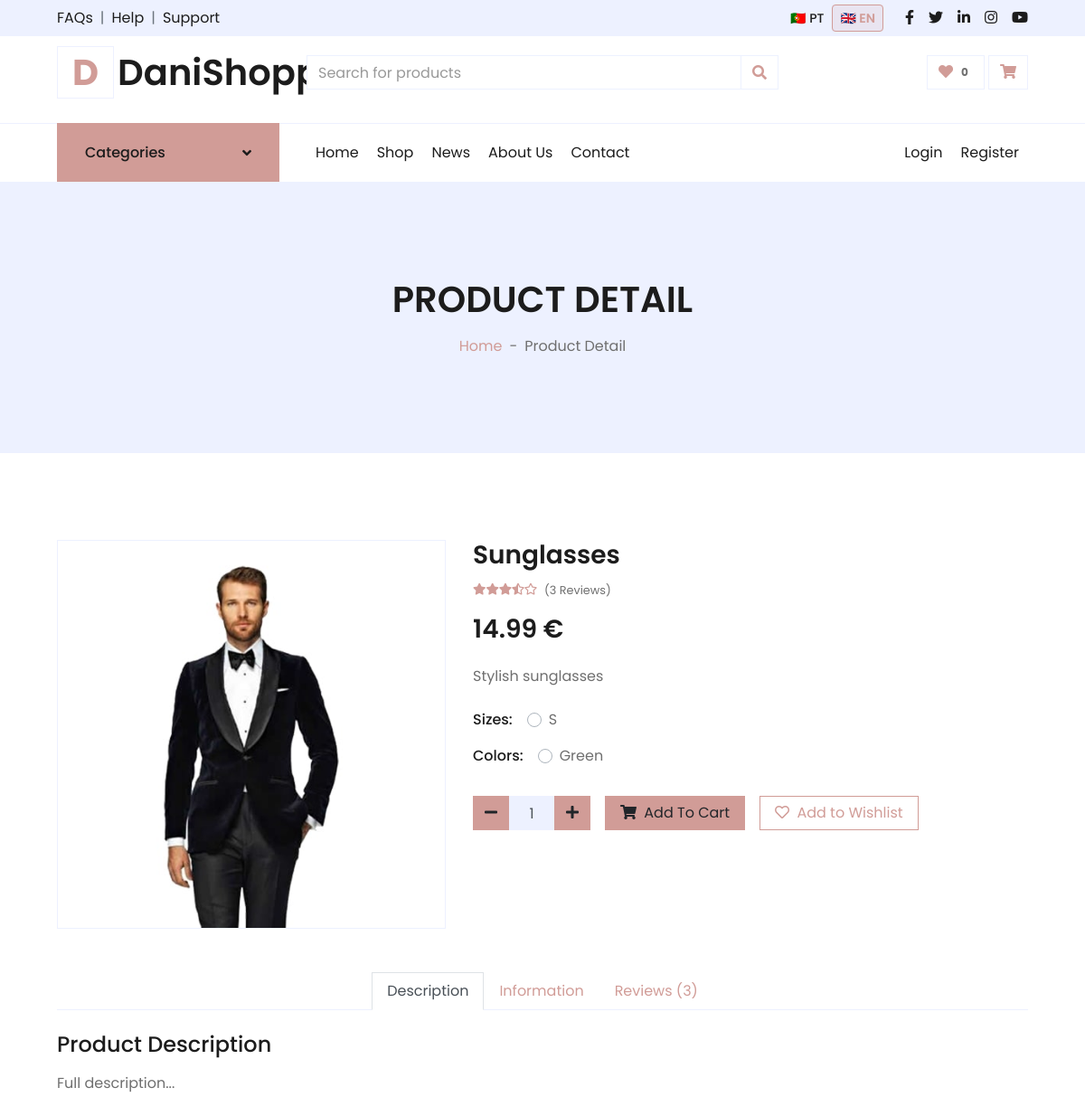
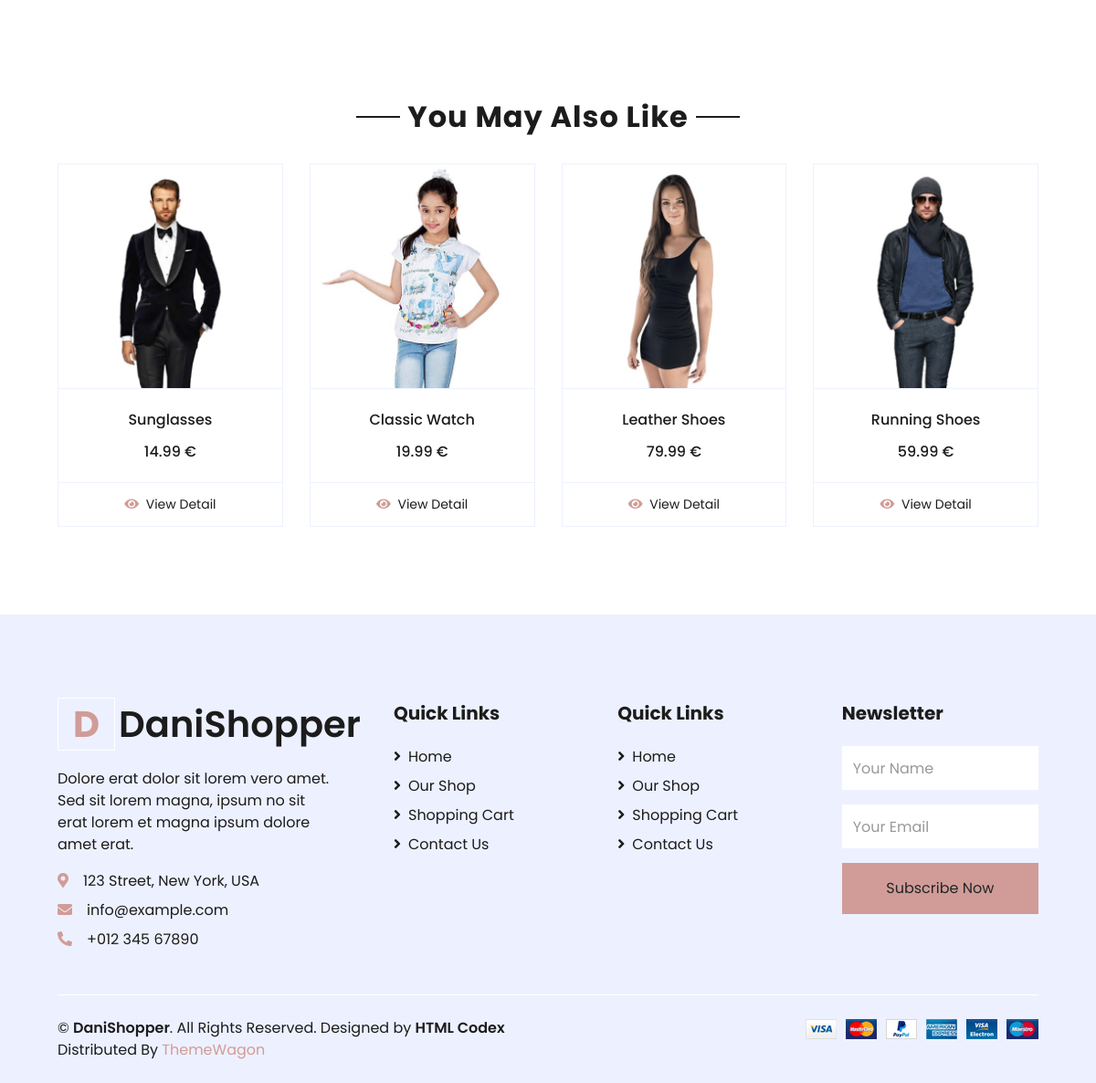
Page /detail.php?slug=sunglasses on the committed database (2 pictures, top to bottom).
### tables this page shows
CREATE TABLE
  `product_translations` (
    `id` int (11) NOT NULL AUTO_INCREMENT,
    `product_id` int (11) DEFAULT NULL,
    `lang_code` varchar(5) DEFAULT NULL,
    `title` varchar(255) NOT NULL,
    `slug` varchar(255) DEFAULT NULL,
    `short_description` text DEFAULT NULL,
    `description` text DEFAULT NULL,
    `additional_info` text DEFAULT NULL,
    PRIMARY KEY (`id`),
    UNIQUE KEY `product_id` (`product_id`, `lang_code`),
    UNIQUE KEY `slug` (`slug`),
    KEY `lang_code` (`lang_code`),
    CONSTRAINT `product_translations_ibfk_1` FOREIGN KEY (`product_id`) REFERENCES `products` (`id`),
    CONSTRAINT `product_translations_ibfk_2` FOREIGN KEY (`lang_code`) REFERENCES `lang` (`code`)
  );

CREATE TABLE
  `products` (
    `id` int (11) NOT NULL AUTO_INCREMENT,
    `codProd` varchar(50) DEFAULT NULL,
    `category_id` int (11) DEFAULT NULL,
    `price` decimal(10, 2) NOT NULL,
    `image` varchar(255) DEFAULT NULL,
    `is_active` tinyint (1) DEFAULT 1,
    `created_at` timestamp NOT NULL DEFAULT current_timestamp(),
    `updated_at` timestamp NOT NULL DEFAULT current_timestamp() ON UPDATE current_timestamp(),
    PRIMARY KEY (`id`),
    UNIQUE KEY `codProd` (`codProd`),
    KEY `category_id` (`category_id`),
    CONSTRAINT `products_ibfk_1` FOREIGN KEY (`category_id`) REFERENCES `categories` (`id`)
  );

CREATE TABLE
  `sizes` (
    `id` int (11) NOT NULL AUTO_INCREMENT,
    `name` varchar(50) NOT NULL,
    PRIMARY KEY (`id`)
  );

CREATE TABLE
  `colors` (
    `id` int (11) NOT NULL AUTO_INCREMENT,
    `hex` varchar(7) DEFAULT NULL,
    PRIMARY KEY (`id`)
  );

### detail.php (the view, shortened to what the rows shown need)
<?php
include_once 'includes/config.php';
$slug = $_GET['slug'] ?? null;
$product = get_product_by_slug($slug);
$related_products = get_products(8);
$sizes = get_product_sizes($product['product_id']);
$colors = get_product_colors($product['product_id']);
$review_count = get_product_review_count($product['product_id']);
?>
<!DOCTYPE html>
<html lang="<?= $_SESSION['lingua'] ?? 'pt' ?>">
<?php include 'includes/header.php'; ?>
<div class="container-fluid bg-secondary mb-5">
    <div class="d-flex flex-column align-items-center justify-content-center" style="min-height: 300px">
        <h1 class="font-weight-semi-bold text-uppercase mb-3"><?= t('detail.header.title') ?></h1>
    </div>
</div>
<div class="container-fluid py-5">
    <div class="row px-xl-5">
        <div class="col-lg-5 pb-5">
            <div class="border">
                <img class="w-100 h-100" src="<?= $SETTINGS['url_site'] ?>/<?= $product['image'] ?>" alt="<?= $product['title'] ?>">
            </div>
        </div>
        <div class="col-lg-7 pb-5">
            <h3 class="font-weight-semi-bold"><?= $product['title'] ?></h3>
            <div class="d-flex mb-3">
                <div class="text-primary mr-2">
                </div>
                <small class="pt-1">(<?= $review_count ?> <?= t('detail.product.reviews_count_label') ?>)</small>
            </div>
            <h3 class="font-weight-semi-bold mb-4">
                <?= number_format($product['price'], 2) ?> €
            </h3>
            <p class="mb-4">
                <?= $product['short_description'] ?? '' ?>
            </p>
            <div class="d-flex mb-3">
                <p class="text-dark font-weight-medium mb-0 mr-3"><?= t('detail.product.sizes_label') ?></p>
                <form action="<?= $SETTINGS['url_site'] ?>/cart_add.php" method="POST">
                    <?php foreach ($sizes as $size): ?>
                        <div class="custom-control custom-radio custom-control-inline">
                            <label class="custom-control-label" for="size-<?= $size['id'] ?>">
                                <?= $size['name'] ?>
                            </label>
                        </div>
                    <?php endforeach; ?>
            </div>
            <div class="d-flex mb-4">
                <p class="text-dark font-weight-medium mb-0 mr-3"><?= t('detail.product.colors_label') ?></p>
                <?php foreach ($colors as $color): ?>
                    <div class="custom-control custom-radio custom-control-inline">
                        <label class="custom-control-label" for="color-<?= $color['id'] ?>">
                            <?= $color['name'] ?>
                        </label>
                    </div>
                <?php endforeach; ?>
            </div>
            <div class="d-flex align-items-center mb-4 pt-2">
                <div class="input-group quantity mr-3" style="width: 130px;">
                </div>
                <button type="submit" class="btn btn-primary px-3">
                </button>
                <div class="ml-3">
                </div>
            </div>
        </div>
    </div>
    <div class="row px-xl-5">
        <div class="col">
            <div class="tab-content">
                <div class="tab-pane fade show active" id="tab-pane-1">
                    <h4 class="mb-3"><?= t('detail.tabs.product_description_title') ?></h4>
                    <p><?= $product['description'] ?></p>
                </div>
            </div>
        </div>
    </div>
</div>
<div class="container-fluid py-5">
    <div class="text-center mb-4">
        <h2 class="section-title px-5">
            <span class="px-2"><?= t('detail.related_products.title') ?></span>
        </h2>
    </div>
    <div class="row px-xl-5">
        <div class="col">
            <div class="owl-carousel related-carousel">
                <?php
                foreach ($related_products as $related_product):
                ?>
                    <div class="card product-item border-0">
                        <div class="card-header product-img position-relative overflow-hidden bg-transparent border p-0">
                            <img class="img-fluid w-100"
                                src="<?= $SETTINGS['url_site'] ?>/<?= $related_product['image'] ?>"
                                alt="<?= $related_product['title'] ?>">
                        </div>
                        <div class="card-body border-left border-right text-center p-0 pt-4 pb-3">
                            <h6 class="text-truncate mb-3">
                                <?= $related_product['title'] ?>
                            </h6>
                            <div class="d-flex justify-content-center">
                                <h6>
                                    <?= number_format($related_product['price'], 2) ?> €
                                </h6>
                            </div>
                        </div>
                        <div class="card-footer d-flex justify-content-center bg-light border">
                            <a href="<?= $SETTINGS['url_site'] ?>/detail.php?slug=<?= $related_product['slug'] ?>"
                                class="btn btn-sm text-dark p-0">
                                <i class="fas fa-eye text-primary mr-1"></i>
                                <?= t('products.buttons.detail') ?>
                            </a>
                        </div>
                    </div>
                <?php endforeach; ?>
            </div>
        </div>
    </div>
</div>
<?php include 'includes/footer.php'; ?>
</body>
</html>

### rows in the picture
product_translations: product.image (picture), title "Sunglasses", product.price "14.99", short_description "Stylish sunglasses", description "Full description..."
sizes: name "S"
colors: name "Green"
products: image (picture), title "Sunglasses", price "14.99"
products: image (picture), title "Classic Watch", price "19.99"
products: image (picture), title "Leather Shoes", price "79.99"
products: image (picture), title "Running Shoes", price "59.99"

### other values in the picture
t('header.topbar.faqs') "FAQs"
t('header.topbar.help') "Help"
t('header.topbar.support') "Support"
t('header.lang.pt') "PT"
t('header.lang.en') "EN"
t('header.brand.name') "DaniShopper"
get_wishlist_count($_SESSION['user_id'] ?? null) "0"
t('header.categories.title') "Categories"
t('header.nav.home') "Home"
t('header.nav.shop') "Shop"
t('menu.news') "News"
t('menu.about') "About Us"
t('header.nav.contact') "Contact"
t('header.nav.login') "Login"
t('header.nav.register') "Register"
